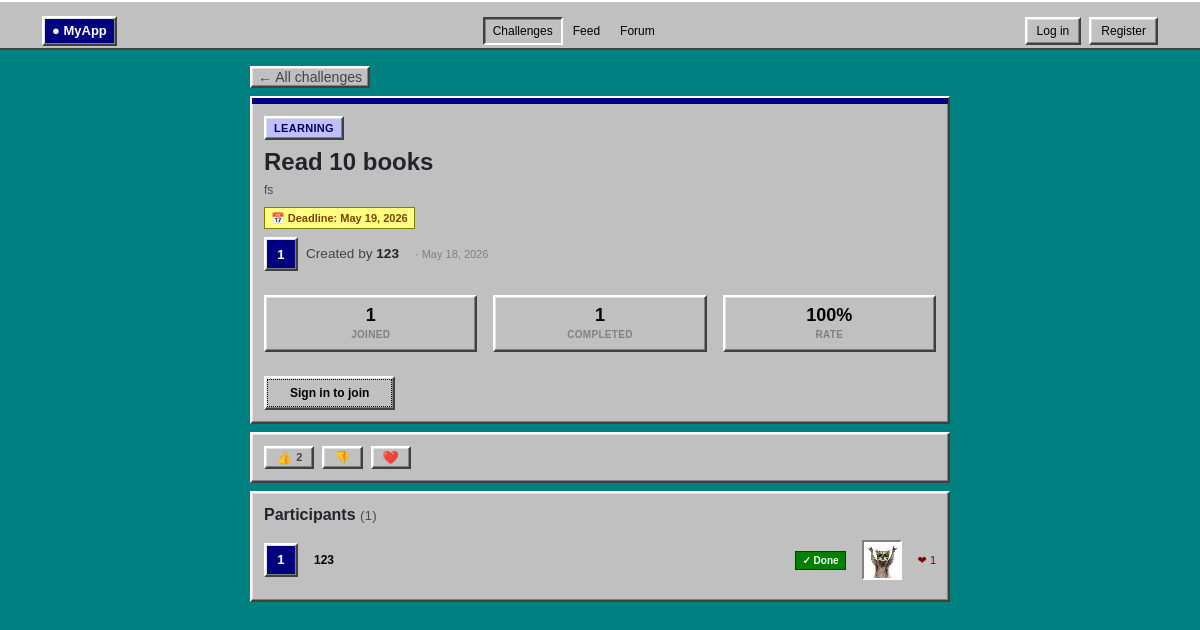
Page /challenges/3 on the committed database.
### app.py (models this page shows, shortened)
class Challenge(db.Model):
    id          = db.Column(db.Integer, primary_key=True)
    title       = db.Column(db.String(120), nullable=False)
    description = db.Column(db.String(500), nullable=False)
    category    = db.Column(db.String(50),  nullable=False, default="Other")
    creator_id  = db.Column(db.Integer, db.ForeignKey("user.id"), nullable=False)
    created_at  = db.Column(db.DateTime, server_default=db.func.now())
    deadline    = db.Column(db.Date, nullable=True)
    creator     = db.relationship("User", backref="challenges")
    participants = db.relationship("User", secondary=challenge_participants,
                                   backref=db.backref("joined_challenges", lazy="dynamic"),
                                   lazy="dynamic")

class User(db.Model):
    id           = db.Column(db.Integer, primary_key=True)
    username     = db.Column(db.String(80), unique=True, nullable=False)
    password     = db.Column(db.String(256), nullable=False)
    avatar       = db.Column(db.String(256), nullable=True)
    totp_secret  = db.Column(db.String(32),  nullable=True)
    totp_enabled = db.Column(db.Boolean, default=False, nullable=False)
    is_admin     = db.Column(db.Boolean, default=False, nullable=False)
    banner_color = db.Column(db.String(7),  nullable=True)
    points       = db.Column(db.Integer,    default=0,   nullable=False)
    posts        = db.relationship("Post", backref="author", lazy=True)
    following = db.relationship(
        "User", secondary=follows,
        primaryjoin=(follows.c.follower_id == id),
        secondaryjoin=(follows.c.followed_id == id),
        backref=db.backref("followers", lazy="dynamic"),
        lazy="dynamic",
    )

### tables this page shows
CREATE TABLE challenge_participants (
	challenge_id INTEGER NOT NULL, 
	user_id INTEGER NOT NULL, 
	completed BOOLEAN NOT NULL, proof VARCHAR(256), 
	PRIMARY KEY (challenge_id, user_id), 
	FOREIGN KEY(challenge_id) REFERENCES challenge (id), 
	FOREIGN KEY(user_id) REFERENCES user (id)
);

### app.py (the view)
@app.route("/challenges/<int:cid>")
def challenge_detail(cid):
    challenge = Challenge.query.get_or_404(cid)
    viewer    = get_viewer()
    part_rows = db.session.execute(
        challenge_participants.select().where(
            challenge_participants.c.challenge_id == cid
        )
    ).all()
    completed_ids = {r.user_id for r in part_rows if r.completed}
    proof_map     = {r.user_id: r.proof for r in part_rows if r.completed}
    participants = challenge.participants.all()
    completed    = [p for p in participants if p.id in completed_ids]
    viewer_joined    = viewer and any(r.user_id == viewer.id for r in part_rows)
    viewer_completed = viewer and viewer.id in completed_ids
    rxn_rows = (db.session.query(ChallengeReaction.reaction, func.count())
                .filter_by(challenge_id=cid)
                .group_by(ChallengeReaction.reaction)
                .all())
    reaction_counts = dict(rxn_rows)
    viewer_reactions = set()
    if viewer:
        viewer_reactions = {
            r.reaction for r in
            ChallengeReaction.query.filter_by(challenge_id=cid, user_id=viewer.id).all()
        }
    lk_rows = (db.session.query(CompletionLike.completed_user_id, func.count())
               .filter_by(challenge_id=cid)
               .group_by(CompletionLike.completed_user_id)
               .all())
    like_counts = dict(lk_rows)
    viewer_liked = set()
    if viewer:
        viewer_liked = {
            r.completed_user_id for r in
            CompletionLike.query.filter_by(challenge_id=cid, liker_id=viewer.id).all()
        }
    return render_template("challenge_detail.html", challenge=challenge,
                           viewer=viewer, participants=participants, completed=completed,
                           completed_ids=completed_ids, proof_map=proof_map,
                           viewer_joined=viewer_joined, viewer_completed=viewer_completed,
                           reaction_counts=reaction_counts, viewer_reactions=viewer_reactions,
                           like_counts=like_counts, viewer_liked=viewer_liked,
                           today=date.today())

### app.py (called while the page is built)
def get_viewer():
    me = session.get("username")
    return User.query.filter_by(username=me).first() if me else None

@app.context_processor
def inject_unread():
    username = session.get("username")
    if username:
        user = User.query.filter_by(username=username).first()
        if user:
            count = Message.query.filter_by(receiver_id=user.id, is_read=False).count()
            return {"unread_count": count, "viewer_is_admin": user.is_admin}
    return {"unread_count": 0, "viewer_is_admin": False}

### templates/challenge_detail.html (shortened to what this page needs)
{% extends "base.html" %}
{% block content %}
<div style="max-width:700px; margin:0 auto;">
  <a href="/challenges" class="btn-back text-decoration-none d-inline-flex align-items-center gap-1 mb-3"
     style="font-size:.88rem; color:var(--muted)">
    &#8592; All challenges
  </a>
  <div class="card overflow-hidden mb-3">
    <div class="challenge-card-accent cat-bar-{{ challenge.category|lower }}" style="height:6px"></div>
    <div class="card-body px-4 py-4">
      <div class="d-flex align-items-start justify-content-between gap-3 mb-3">
        <div>
          <span class="cat-chip cat-{{ challenge.category|lower }} mb-2 d-inline-block">
            {{ challenge.category }}
          </span>
          <h4 class="fw-bold mb-1">{{ challenge.title }}</h4>
          <p class="text-muted mb-2">{{ challenge.description }}</p>
          {% if challenge.deadline %}
            {% set expired = challenge.deadline < today %}
            <span class="deadline-chip {% if expired %}deadline-expired{% endif %}">
              &#128197; Deadline: {{ challenge.deadline.strftime("%b %d, %Y") }}
            </span>
          {% endif %}
        </div>
      </div>
      <div class="d-flex align-items-center gap-2 mb-4">
        <a href="/u/{{ challenge.creator.username }}" class="d-flex align-items-center gap-2 text-decoration-none">
          <div class="av av-sm">
            {% if challenge.creator.avatar %}
              <img src="{{ url_for('static', filename='uploads/' ~ challenge.creator.avatar) }}" alt="">
            {% else %}
              {{ challenge.creator.username[0].upper() }}
            {% endif %}
          </div>
          <span style="font-size:.85rem; color:var(--muted)">
            Created by <strong class="text-dark">{{ challenge.creator.username }}</strong>
          </span>
        </a>
        <span class="post-meta ms-2">· {{ challenge.created_at.strftime("%b %d, %Y") }}</span>
      </div>
      <div class="row g-3 text-center mb-4">
        <div class="col-4">
          <div class="stat-box">
            <div class="stat-num">{{ participants|length }}</div>
            <div class="stat-label">Joined</div>
          </div>
        </div>
        <div class="col-4">
          <div class="stat-box">
            <div class="stat-num">{{ completed|length }}</div>
            <div class="stat-label">Completed</div>
          </div>
        </div>
        <div class="col-4">
          <div class="stat-box">
            {% set pct = ((completed|length / participants|length * 100)|int) if participants|length else 0 %}
            <div class="stat-num">{{ pct }}%</div>
            <div class="stat-label">Rate</div>
          </div>
        </div>
      </div>
      {% if viewer %}
        {% if viewer_joined %}
          <div class="d-flex flex-column gap-2">
            {% if not viewer_completed %}
            <div>
              <button class="btn btn-primary mb-2" type="button"
                      data-bs-toggle="collapse" data-bs-target="#proofForm">
                &#10003; Mark as completed
              </button>
              <div class="collapse" id="proofForm">
                <div class="card card-body p-3 mb-2">
                  <p class="small text-muted mb-2">Upload a photo or video as proof to complete this challenge.</p>
                  <form method="POST" action="/challenges/{{ challenge.id }}/complete"
                        enctype="multipart/form-data">
                    <div class="mb-2">
                      <input type="file" name="proof" class="form-control form-control-sm"
                             accept="image/*,video/mp4,video/quicktime,video/webm" required>
                    </div>
                    <button type="submit" class="btn btn-primary btn-sm px-4">Submit proof</button>
                  </form>
                </div>
              </div>
            </div>
            {% else %}
            <span class="btn btn-success disabled">&#10003; Completed</span>
            {% endif %}
            {% if not viewer_completed %}
            <div>
              <form method="POST" action="/challenges/{{ challenge.id }}/leave">
                <button class="btn btn-outline-secondary btn-sm">Leave</button>
              </form>
            </div>
            {% endif %}
          </div>
        {% else %}
          <form method="POST" action="/challenges/{{ challenge.id }}/join">
            <button class="btn btn-primary px-4">Join challenge</button>
          </form>
        {% endif %}
      {% else %}
        <a href="/login" class="btn btn-primary px-4">Sign in to join</a>
      {% endif %}
    </div>
  </div>
  <div class="card mb-3">
    <div class="card-body px-4 py-3 d-flex align-items-center gap-2">
      {% for emoji, kind in [("👍", "up"), ("👎", "down"), ("❤️", "heart")] %}
        {% set count = reaction_counts.get(kind, 0) %}
        {% set active = viewer and kind in viewer_reactions %}
        {% if viewer %}
        <form method="POST" action="/challenges/{{ challenge.id }}/react">
          <input type="hidden" name="reaction" value="{{ kind }}">
          <button class="reaction-btn {% if active %}reaction-active{% endif %}">
            {{ emoji }} {% if count %}<span class="reaction-count">{{ count }}</span>{% endif %}
          </button>
        </form>
        {% else %}
        <a href="/login" class="reaction-btn">
          {{ emoji }} {% if count %}<span class="reaction-count">{{ count }}</span>{% endif %}
        </a>
        {% endif %}
      {% endfor %}
    </div>
  </div>
  <div class="card">
    <div class="card-body px-4 py-3">
      <h6 class="fw-bold mb-3">
        Participants
        <span class="text-muted fw-normal" style="font-size:.85rem">
          ({{ participants|length }})
        </span>
      </h6>
      {% if participants %}
      <div class="d-flex flex-column gap-0">
        {% for p in participants %}
        <div class="d-flex align-items-center gap-3 py-2
                    {% if not loop.last %}border-bottom{% endif %}">
          <a href="/u/{{ p.username }}" class="text-decoration-none">
            <div class="av av-sm">
              {% if p.avatar %}
                <img src="{{ url_for('static', filename='uploads/' ~ p.avatar) }}" alt="">
              {% else %}
                {{ p.username[0].upper() }}
              {% endif %}
            </div>
          </a>
          <a href="/u/{{ p.username }}" class="author-link flex-grow-1">{{ p.username }}</a>
          {% if p.id in completed_ids %}
            {% set proof = proof_map.get(p.id) %}
            <span class="completed-badge">&#10003; Done</span>
            {% if proof %}
              {% set proof_ext = proof.rsplit('.', 1)[-1] %}
              {% if proof_ext in ['mp4', 'mov', 'webm'] %}
                <a href="{{ url_for('static', filename='uploads/' ~ proof) }}"
                   target="_blank" class="proof-link">&#127909; Proof</a>
              {% else %}
                <a href="{{ url_for('static', filename='uploads/' ~ proof) }}"
                   target="_blank">
                  <img src="{{ url_for('static', filename='uploads/' ~ proof) }}"
                       class="proof-thumb" alt="proof">
                </a>
              {% endif %}
            {% endif %}
            {% set lc = like_counts.get(p.id, 0) %}
            {% if viewer and viewer.id != p.id %}
            <form method="POST" action="/challenges/{{ challenge.id }}/like/{{ p.id }}" class="d-inline">
              <button class="completion-like-btn {% if p.id in viewer_liked %}completion-like-active{% endif %}">
                &#10084; {% if lc %}<span>{{ lc }}</span>{% endif %}
              </button>
            </form>
            {% elif lc %}
            <span class="completion-like-count">&#10084; {{ lc }}</span>
            {% endif %}
          {% else %}
            <span style="font-size:.78rem; color:var(--subtle)">In progress</span>
          {% endif %}
        </div>
        {% endfor %}
      </div>
      {% else %}
      <p class="text-muted mb-0" style="font-size:.9rem">No participants yet.</p>
      {% endif %}
    </div>
  </div>
</div>
{% endblock %}

### rows in the picture
Challenge: category "LEARNING", title "Read 10 books", description "fs", deadline "May 19, 2026", created_at "May 18, 2026"
User: creator "1", creator.username "123", username "1", username "123", proof (picture), lc "1"

### other values in the picture
{{ participants|length }} "1"
{{ completed|length }} "1"
{{ pct }} "100"
{{ emoji }} "👍" "👎" "❤️"
{{ count }} "2"
